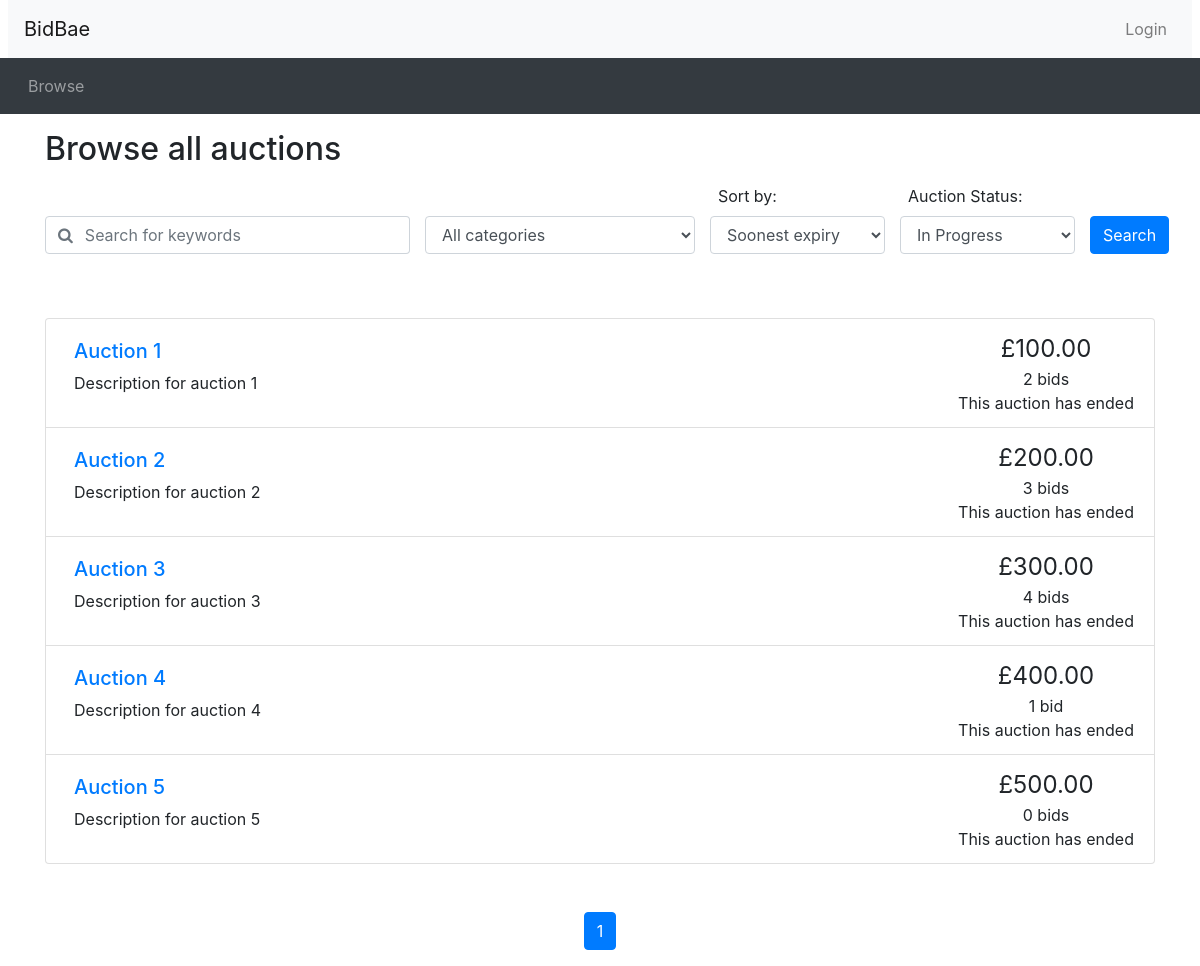
Screenshot of /browse.php with the database file from the repository.
### tables this page shows
CREATE TABLE IF NOT EXISTS Auction (
    id INT NOT NULL AUTO_INCREMENT,
    reserved_price FLOAT(2),
    start_price FLOAT(2) NOT NULL,
    end_price FLOAT(2),
    current_price FLOAT(2) NOT NULL,
    start_time DATETIME,
    end_time DATETIME,
    status ENUM('INIT', 'IN_PROGRESS', 'DONE', 'DISCARDED') NOT NULL,
    seller_id INT NOT NULL,
    description VARCHAR(255) NOT NULL,
    title VARCHAR(40) NOT NULL,
    PRIMARY KEY (id),
    FOREIGN KEY (seller_id) REFERENCES User(id) ON DELETE CASCADE
);

### database_functions.php (called while the page is built, shortened)
<?php
include_once('database.php');
function getAuctionsFromDatabaseWithParameters($order_by, $category_id, $keyword, $status, $page_num, $page_size)
{
    global $connection;
    $offset_value = ($page_num - 1) * $page_size;
    $orderByExpression = '';
    switch ($order_by) {
        case 'date':
            $orderByExpression = 'auc.end_time ASC';
            break;
    }
    $statusExpression = '';
    switch ($status) {
        case 'running':
            $statusExpression = 'IN_PROGRESS';
            break;
    }
    $sql_query = "SELECT SQL_CALC_FOUND_ROWS auc.id, auc.title, auc.description, auc.current_price, COUNT(bid.id) as bid_count, auc.end_time
                    FROM Auction AS auc
                    LEFT JOIN Bid AS bid ON bid.auction_id = auc.id
                    JOIN Auction_Product AS auc_item ON auc.id = auc_item.auction_id
                    JOIN Item AS item ON auc_item.item_id = item.id
                    WHERE auc.status = '%s'
                    AND (item.description LIKE '%%%s%%'
                        OR auc.description LIKE '%%%s%%'
                        OR item.name LIKE '%%%s%%'
                        or auc.title LIKE '%%%s%%'
                        )
                    ";
    $sql_query .= "GROUP BY auc.id
                    ORDER BY %s
                    LIMIT %u
                    OFFSET %u;
    ";
    $formatted_sql_query = sprintf($sql_query, $statusExpression, $keyword, $keyword, $keyword, $keyword, $orderByExpression, $page_size, $offset_value);
    $result = $connection->query($formatted_sql_query);
    $auctions = array();
    if ($result->num_rows > 0) {
        while ($row = $result->fetch_assoc()) {
            $auctions[] = $row;
        }
    }
    return $auctions;
}
function getRowCount()
{
    global $connection;
    $sql_query = "SELECT FOUND_ROWS() AS total_rows";
    $result = $connection->query($sql_query);
    if ($result->num_rows > 0) {
        while ($row = $result->fetch_assoc()) {
            return $row['total_rows'];
        }
    }
    return 0;
}
?>

### browse.php (the view, shortened to what this page needs)
<?php
include_once("header.php");
include_once("utilities.php");
?>
<div class="container">
  <h2 class="my-3">Browse all auctions</h2>
  <div id="searchSpecs">
    <form method="get" action="browse.php">
      <div class="row d-flex">
        <div class="col-md-4 align-self-end pr-0">
          <div class="form-group">
            <div class="input-group">
              <div class="input-group-prepend">
                <span class="input-group-text bg-transparent pr-0 text-muted">
                  <i class="fa fa-search"></i>
                </span>
              </div>
              <input type="text" name="keyword" class="form-control border-left-0" id="keyword"
                placeholder='Search for keywords' value=<?php echo (!isset($_GET['keyword'])) ? '' : $_GET['keyword']; ?>>
            </div>
          </div>
        </div>
        <div class="col-md-3 align-self-end pr-0">
          <div class="form-group">
            <?php $categories = getCategoriesFromDatabase(); ?>
            <select class="form-control" id="cat" name="cat">
              <option <?php echo (!isset($_GET['cat']) || $_GET['cat'] === 'all') ? 'selected' : ''; ?> value="all">All
                categories</option>
              <?php foreach ($categories as $category): ?>
                <option <?php echo (isset($_GET['cat']) && $_GET['cat'] === $category['id']) ? 'selected' : ''; ?>
                  value="<?php echo $category['id']; ?>"><?php echo $category['name']; ?></option>
              <?php endforeach; ?>
            </select>
          </div>
        </div>
        <div class="col-md-2 align-self-center pr-0">
          <div class="form-group">
            <label class="mx-2" for="order_by">Sort by:</label>
            <select class="form-control" id="order_by" name="order_by">
              <option <?php echo (!isset($_GET['order_by']) || $_GET['order_by'] === 'date') ? 'selected' : ''; ?>
                value="date">Soonest expiry</option>
            </select>
          </div>
        </div>
        <div class="col-md-2 align-self-center pr-0">
          <div class="form-group">
            <label class="mx-2" for="status">Auction Status:</label>
            <select class="form-control" id="status" name="status">
              <option <?php echo (!isset($_GET['status']) || $_GET['status'] === 'running') ? 'selected' : ''; ?>
                value="running">In Progress</option>
            </select>
          </div>
        </div>
        <div class="col-md-1 align-self-end mb-3 pr-0">
          <button type="submit" class="btn btn-primary">Search</button>
        </div>
      </div>
    </form>
  </div>
</div>
<?php
if (!isset($_GET['keyword'])) {
  $keyword = '';
} else {
  $keyword = $_GET['keyword'];
}
if (!isset($_GET['cat'])) {
  $category = 'all';
} else {
  $category = $_GET['cat'];
}
if (!isset($_GET['order_by'])) {
  $ordering = 'date';
} else {
  $ordering = $_GET['order_by'];
}
if (!isset($_GET['status'])) {
  $status = 'running';
} else {
  $status = $_GET['status'];
}
if (!isset($_GET['page'])) {
  $curr_page = 1;
} else {
  $curr_page = $_GET['page'];
}
$results_per_page = 10;
$queriedAuctions = getAuctionsFromDatabaseWithParameters($ordering, $category, $keyword, $status, $curr_page, $results_per_page);
$row_count = getRowCount();
$num_results = $row_count;
$max_page = ceil($num_results / $results_per_page);
?>
<div class="container mt-5">
  <ul class="list-group">
    <?php
    if ($row_count == 0) {
      echo '<div class="alert alert-warning mt-3" role="alert">';
      echo 'Sorry, no results found. We apologize for the inconvenience.';
      echo '</div>';
    } else {
      foreach ($queriedAuctions as $auction) {
        print_listing_li($auction['id'], $auction['title'], $auction['description'], $auction['current_price'], $auction['bid_count'], $auction['end_time']);
      }
    }
    ?>
  </ul>
  <nav aria-label="Search results pages" class="mt-5">
    <ul class="pagination justify-content-center">
      <?php
      $querystring = "";
      $high_page_boost = max(3 - $curr_page, 0);
      $low_page_boost = max(2 - ($max_page - $curr_page), 0);
      $low_page = max(1, $curr_page - 2 - $low_page_boost);
      $high_page = min($max_page, $curr_page + 2 + $high_page_boost);
      for ($i = $low_page; $i <= $high_page; $i++) {
        if ($i == $curr_page) {
          echo ('
    <li class="page-item active">');
        } else {
          echo ('
    <li class="page-item">');
        }
        echo ('
      <a class="page-link" href="browse.php?' . $querystring . 'page=' . $i . '">' . $i . '</a>
    </li>');
      }
      ?>
    </ul>
  </nav>
</div>
<?php include_once("footer.php") ?>

### utilities.php (shortened to what this page needs)
<?php
function print_listing_li($auction_id, $title, $desc, $price, $num_bids, $end_time)
{
  if (strlen($desc) > 250) {
    $desc_shortened = substr($desc, 0, 250) . '...';
  } else {
    $desc_shortened = $desc;
  }
  if ($num_bids == 1) {
    $bid = ' bid';
  } else {
    $bid = ' bids';
  }
  $now = new DateTime();
  $end_time = new DateTime($end_time, new DateTimeZone('UTC'));
  if ($now > $end_time) {
    $time_remaining = 'This auction has ended';
  } else {
    $time_to_end = date_diff($now, $end_time);
    $time_remaining = display_time_remaining($time_to_end) . ' remaining';
  }
  echo ('<li class="list-group-item d-flex justify-content-between">
        <div class="p-2 mr-5"><h5><a href="listing.php?auction_id=' . $auction_id . '">' . $title . '</a></h5>' . $desc_shortened . '</div>
        <div class="text-center text-nowrap"><span style="font-size: 1.5em">£' . number_format($price, 2) . '</span><br/>' . $num_bids . $bid . '<br/>' . $time_remaining . '</div>
      </li>'
  );
}
?>

### rows the page displays
auction: title "Auction 1", description "Description for auction 1", current_price "100.00", num_bids "2", bid "bids", end_time "This auction has ended"
auction: title "Auction 2", description "Description for auction 2", current_price "200.00", num_bids "3", bid "bids", end_time "This auction has ended"
auction: title "Auction 3", description "Description for auction 3", current_price "300.00", num_bids "4", bid "bids", end_time "This auction has ended"
auction: title "Auction 4", description "Description for auction 4", current_price "400.00", num_bids "1", bid "bid", end_time "This auction has ended"
auction: title "Auction 5", description "Description for auction 5", current_price "500.00", num_bids "0", bid "bids", end_time "This auction has ended"
